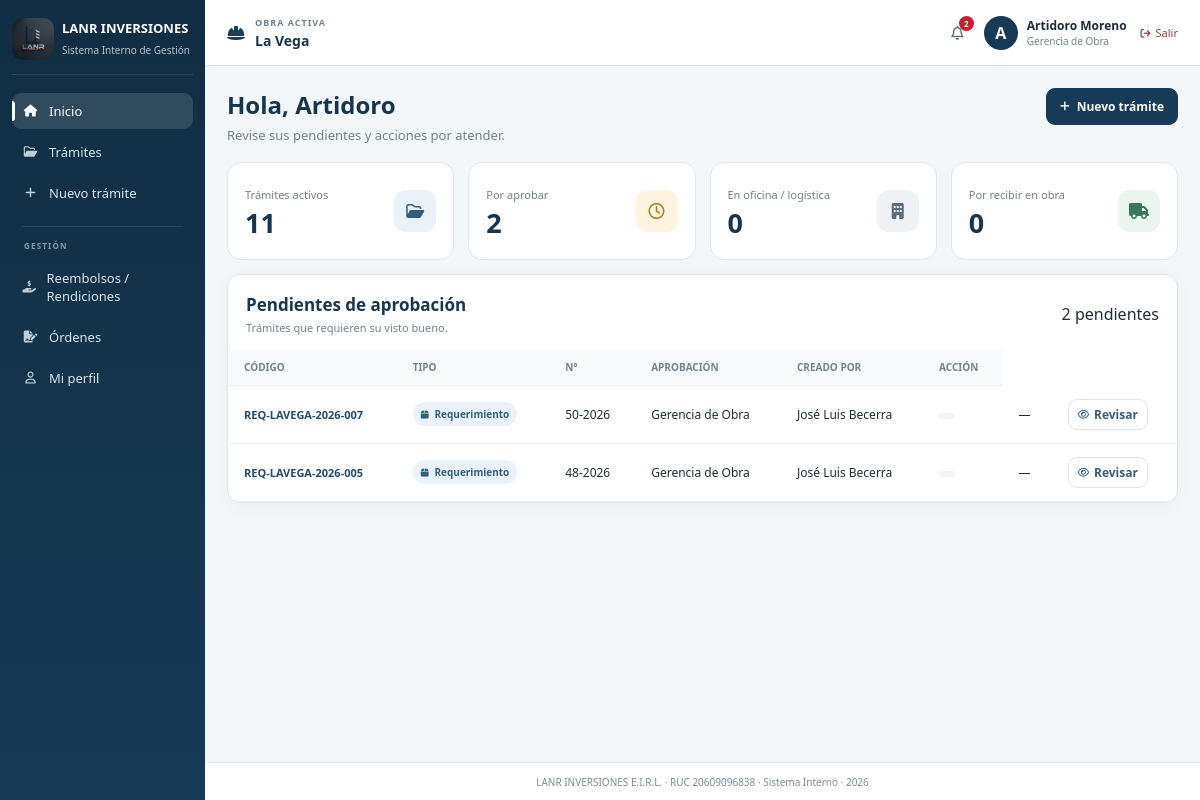
Page /home (signed in) on the committed database.
### tables this page shows
CREATE TABLE obras(
        id INTEGER PRIMARY KEY,
        nombre TEXT NOT NULL,
        codigo TEXT UNIQUE NOT NULL,
        proyecto TEXT,
        ubicacion TEXT,
        active INTEGER DEFAULT 1,
        created_at TEXT,
        updated_at TEXT
    );

CREATE TABLE users(
        id INTEGER PRIMARY KEY,
        full_name TEXT,
        username TEXT UNIQUE COLLATE NOCASE,
        password_hash TEXT,
        role TEXT,
        email TEXT,
        phone TEXT,
        profile_photo TEXT,
        must_change INTEGER DEFAULT 0,
        active INTEGER DEFAULT 1,
        created_at TEXT,
        updated_at TEXT,
        last_login TEXT
    );

CREATE TABLE approvals(
        id INTEGER PRIMARY KEY,
        tramite_id INTEGER,
        rol TEXT,
        usuario_id INTEGER,
        aprobado INTEGER DEFAULT 0,
        fecha TEXT
    );

CREATE TABLE tramites(
        id INTEGER PRIMARY KEY,
        obra_id INTEGER,
        tracking TEXT UNIQUE,
        tipo TEXT,
        subtipo TEXT,
        numero TEXT,
        fecha TEXT,
        proyecto TEXT,
        lugar TEXT,
        beneficiario TEXT,

        dni_ruc TEXT,
        modalidad_pago TEXT,
        responsable TEXT,
        tipo_comprobante TEXT,
        banco TEXT,
        nro_comprobante TEXT,
        cuenta_cci TEXT,
        abono REAL,
        observaciones TEXT,

        prioridad TEXT DEFAULT 'Normal',
        fecha_requerida TEXT,

        estado TEXT,
        formato TEXT,
        creador INTEGER,
        creado TEXT
    , celular TEXT, moneda TEXT DEFAULT 'PEN', fecha_limite_pago TEXT, amortizacion REAL DEFAULT 0, saldo_pendiente REAL DEFAULT 0);

### app.py (the view, shortened to what this page needs)
@app.route('/home')
@login_required
def home():
    u = user()
    c = db()
    username = u['username'].lower()
    role = u['role']
    obra = active_project()
    tramites_activos = c.execute(
        '''
        SELECT *
        FROM tramites
        WHERE obra_id=? AND estado!='Cerrado'
        ''',
        (obra['id'],)
    ).fetchall() if obra else []
    activos = sum(
        1 for t in tramites_activos if _can_user_view_tramite(c, t, u))
    roles_con_visto_bueno = ('Gerencia de Obra', 'Control y Planeamiento')
    aprobaciones_pendientes_count = 0
    if role in roles_con_visto_bueno:
        aprobaciones_pendientes_count = c.execute(
            '''
            SELECT COUNT(*) c
            FROM approvals a
            JOIN tramites t ON t.id = a.tramite_id
            WHERE a.usuario_id=?
            AND a.aprobado=0
            AND t.estado='Pendiente de aprobación'
            ''',
            (u['id'],)
        ).fetchone()['c']
    counts = {
        'activos': activos,
        'aprob': aprobaciones_pendientes_count,
        'oficina': c.execute(
            '''
            SELECT COUNT(*) c
            FROM tramites
            WHERE estado IN (
                'En oficina',
                'Cotización',
                'Comprado'
            )
            '''
        ).fetchone()['c'],
        'recibir': c.execute(
            '''
            SELECT COUNT(*) c
            FROM tramites
            WHERE estado='Enviado a obra'
            '''
        ).fetchone()['c']
    }
    pendientes_aprobacion = []
    if role in roles_con_visto_bueno:
        pendientes_aprobacion = c.execute(
            '''
            SELECT
                t.id,
                t.tracking,
                t.tipo,
                t.subtipo,
                t.numero,
                t.fecha,
                t.estado,
                creador.full_name AS creador_nombre,
                a.rol AS rol_aprobacion

            FROM approvals a

            JOIN tramites t
                ON t.id = a.tramite_id

            JOIN users creador
                ON creador.id = t.creador

            WHERE a.usuario_id = ?
            AND a.aprobado = 0
            AND t.estado = 'Pendiente de aprobación'

            ORDER BY t.id DESC
            ''',
            (u['id'],)
        ).fetchall()
    pendientes_logistica = []
    pendientes_envio = 0
    if role == 'Logística':
        pendientes_envio = sum(
            1
            for x in pendientes_logistica
            if x['pendiente_de'] == 'Guía y envío a obra'
        )
    pendientes_tesoreria = []
    reembolsos_tesoreria = []
    sp_tesoreria = []
    sp_pendientes_asignacion = []
    sp_pendientes_conformidad = []
    c.close()
    return render_template(
        'home.html',
        user=u,
        counts=counts,
        pendientes_aprobacion=pendientes_aprobacion,
        pendientes_logistica=pendientes_logistica,
        fecha_hoy=datetime.now().strftime('%Y-%m-%d'),
        pendientes_envio=pendientes_envio,
        pendientes_tesoreria=pendientes_tesoreria,
        reembolsos_tesoreria=reembolsos_tesoreria,
        sp_tesoreria=sp_tesoreria,
        sp_pendientes_asignacion=sp_pendientes_asignacion,
        sp_pendientes_conformidad=sp_pendientes_conformidad
    )

### templates/home.html (shortened to what this page needs)
{% extends 'base.html' %} {% block title %} Inicio | LANR {% endblock %} {%
block content %}
<div class="pagehead">
  <div>
    <h1>Hola, {{ user.full_name.split(' ')[0] }}</h1>
    <p>Revise sus pendientes y acciones por atender.</p>
  </div>
  {% if user.role in ['Gerencia de Obra', 'Control y Planeamiento', 'Administración', 'Logística', 'Tesorería', 'Contabilidad', 'Sistemas'] %}
  <a class="btn primary new-tramite-btn" href='{{ url_for("new_request") }}'>
    <i class="fa-solid fa-plus"></i>
    Nuevo trámite
  </a>
  {% endif %}
</div>
<div class="metrics">
  <div class="metric metric-blue">
    <div class="metric-info">
      <span>Trámites activos</span>
      <strong>{{ counts.activos }}</strong>
    </div>
    <div class="metric-icon">
      <i class="fa-regular fa-folder-open"></i>
    </div>
  </div>
  <div class="metric metric-yellow">
    <div class="metric-info">
      <span>Por aprobar</span>
      <strong>{{ counts.aprob }}</strong>
    </div>
    <div class="metric-icon">
      <i class="fa-regular fa-clock"></i>
    </div>
  </div>
  <div class="metric metric-office">
    <div class="metric-info">
      {% if user.role == 'Logística' %}
      <span>En gestión logística</span>
      <strong>{{ pendientes_logistica|length }}</strong>
      {% elif user.role == 'Tesorería' %}
      <span>Pagos REQ pendientes</span>
      <strong>{{ pendientes_tesoreria|length }}</strong>
      {% elif user.role == 'Administración' %}
      <span>SP por revisar</span>
      <strong>{{ sp_pendientes_asignacion|length }}</strong>
      {% else %}
      <span>En oficina / logística</span>
      <strong>{{ counts.oficina }}</strong>
      {% endif %}
    </div>
    <div class="metric-icon">
      <i class="fa-solid fa-building"></i>
    </div>
  </div>
  <div class="metric metric-green">
    <div class="metric-info">
      {% if user.role == 'Logística' %}
      <span>Pendientes de envío</span>
      <strong>{{ pendientes_envio }}</strong>
      {% elif user.role == 'Tesorería' %}
      <span>SP asignadas</span>
      <strong>{{ sp_tesoreria|length }}</strong>
      {% elif user.role == 'Gerencia General' %}
      <span>Conformidades pendientes</span>
      <strong>{{ sp_pendientes_conformidad|length }}</strong>
      {% else %}
      <span>Por recibir en obra</span>
      <strong>{{ counts.recibir }}</strong>
      {% endif %}
    </div>
    <div class="metric-icon">
      <i class="fa-solid fa-truck"></i>
    </div>
  </div>
</div>
{% if pendientes_aprobacion %}
<div class="card recent-card" id="pendientes-aprobacion">
  <div class="card-title-row">
    <div>
      <h3>Pendientes de aprobación</h3>
      <p>Trámites que requieren su visto bueno.</p>
    </div>
    {% if pendientes_aprobacion %}
    <span class="pending-count">
      {{ pendientes_aprobacion|length }} pendiente{% if
      pendientes_aprobacion|length != 1 %}s{% endif %}
    </span>
    {% endif %}
  </div>
  {% if pendientes_aprobacion %}
  <div class="tablewrap">
    <table class="recent-table">
      <thead>
        <tr>
          <th>Código</th>
          <th>Tipo</th>
          <th>N°</th>
          <th>Aprobación</th>
          <th>Creado por</th>
          <th>Acción</th>
        </tr>
      </thead>
      <tbody>
        {% for t in pendientes_aprobacion %}
        <tr>
          <td>
            <strong class="tracking-code">{{ t.tracking }}</strong>
          </td>
          <td>
            {% if t.tipo == 'REQ' %}
            <span class="type-pill req">
              <i class="fa-solid fa-box"></i>
              Requerimiento
            </span>
            {% endif %}
          </td>
          <td>{{ t.numero }}</td>
          <td>{{ t.rol_aprobacion }}</td>
          <td>{{ t.creador_nombre }}</td>
          <td><span class="req-priority-badge {{ 'urgent' if t.prioridad_maxima == 'Urgente' else ('priority' if t.prioridad_maxima == 'Prioritario' else 'normal') }}">{{ t.prioridad_maxima }}</span></td>
          <td>{% if t.fecha_requerida_min %}<span class="req-required-date {% if t.fecha_requerida_min < fecha_hoy %}overdue{% endif %}">{{ t.fecha_requerida_min }}</span>{% else %}—{% endif %}</td>
          <td>
            <a
              class="btn small action-view"
              href="{{ url_for('request_detail', tid=t.id) }}"
            >
              <i class="fa-regular fa-eye"></i>
              Revisar
            </a>
          </td>
        </tr>
        {% endfor %}
      </tbody>
    </table>
  </div>
  {% endif %}
</div>
{% endif %}
{% set tiene_pendientes =
    (pendientes_aprobacion|length > 0)
    or (user.role == 'Logística' and pendientes_logistica|length > 0)
    or (user.role == 'Tesorería' and (pendientes_tesoreria|length > 0 or sp_tesoreria|length > 0 or reembolsos_tesoreria|length > 0))
    or (user.role == 'Administración' and sp_pendientes_asignacion|length > 0)
    or (user.role == 'Gerencia General' and sp_pendientes_conformidad|length > 0)
%}
{% endblock %}

### templates/base.html (shortened to what this page needs)
<!doctype html>
<html lang="es">
  <head>
    <link
      rel="stylesheet"
      href='{{ url_for("static", filename="css/styles.css") }}'
    />
    <link
      rel="stylesheet"
      href="https://cdnjs.cloudflare.com/ajax/libs/font-awesome/6.5.2/css/all.min.css"
    />
  </head>
  <body class="{% block body_class %}{% endblock %}">
    {% if user %}
    <div class="app">
      <aside class="sidebar" id="sidebar">
        <div class="brand">
          <img
            src='{{ url_for("static", filename="logo-lanr.jpeg") }}'
            alt="LANR Inversiones"
          />
          <div>
            <strong>LANR INVERSIONES</strong>
            <span>Sistema Interno de Gestión</span>
          </div>
        </div>
        <nav>
          <a
            href='{{ url_for("home") }}'
            class="{% if request.endpoint == 'home' %}active{% endif %}"
          >
            <i class="fa-solid fa-house"></i>
            <span>Inicio</span>
          </a>
          <a
            href='{{ url_for("requests") }}'
            class="{% if request.endpoint in ['requests', 'request_detail'] %}active{% endif %}"
          >
            <i class="fa-regular fa-folder-open"></i>
            <span>Trámites</span>
          </a>
          {% if user.role in ['Gerencia de Obra', 'Control y Planeamiento', 'Administración', 'Logística', 'Tesorería', 'Contabilidad', 'Sistemas'] %}
          <a
            href='{{ url_for("new_request") }}'
            class="{% if request.endpoint in ['new_request', 'new_requirement', 'new_payment_request', 'create_requirement', 'create_payment_request'] %}active{% endif %}"
          >
            <i class="fa-solid fa-plus"></i>
            <span>Nuevo trámite</span>
          </a>
          {% endif %}
          <div class="nav-divider"></div>
          <span class="nav-section">GESTIÓN</span>
          <a href='{{ url_for("reimbursements") }}' class="{% if request.endpoint in ['reimbursements','new_reimbursement'] %}active{% endif %}">
            <i class="fa-solid fa-hand-holding-dollar"></i><span>Reembolsos / Rendiciones</span>
          </a>
          <a href='{{ url_for("orders") }}' class="{% if request.endpoint in ['orders','new_order'] %}active{% endif %}">
            <i class="fa-solid fa-file-signature"></i><span>Órdenes</span>
          </a>
          <a
            href='{{ url_for("profile") }}'
            class="{% if request.endpoint == 'profile' %}active{% endif %}"
          >
            <i class="fa-regular fa-user"></i>
            <span>Mi perfil</span>
          </a>
        </nav>
      </aside>
      <main>
        <header>
          <div class="work project-selector">
            {% if active_project %} {% if available_projects|length > 1 %}
            <div class="project-selector-main">
              <i class="fa-solid fa-helmet-safety"></i>
              <div>
                <span class="project-selector-label"> OBRA ACTIVA </span>
                <select
                  class="project-select"
                  onchange="
                    if (this.value) {
                      document
                        .getElementById('project-form-' + this.value)
                        .submit();
                    }
                  "
                  aria-label="Seleccionar obra"
                >
                  {% for project in available_projects %}
                  <option
                    value="{{ project.id }}"
                    {% if project.id == active_project.id %}selected{% endif %}
                  >
                    {{ project.nombre }}
                  </option>
                  {% endfor %}
                </select>
              </div>
            </div>
            {% for project in available_projects %}
            <form
              id="project-form-{{ project.id }}"
              method="post"
              action="{{ url_for('select_project', obra_id=project.id) }}"
              class="project-hidden-form"
            ></form>
            {% endfor %} {% else %}
            <div class="project-selector-main">
              <i class="fa-solid fa-helmet-safety"></i>
              <div>
                <span class="project-selector-label"> OBRA ACTIVA </span>
                <strong class="project-single-name">
                  {{ active_project.nombre }}
                </strong>
              </div>
            </div>
            {% endif %} {% endif %}
          </div>
          <div class="who">
            <div class="notification-wrapper">
              <button
                type="button"
                class="notification-button"
                title="Notificaciones"
                onclick="toggleNotifications()"
              >
                <i class="fa-regular fa-bell"></i>
                {% if notificaciones_no_leidas > 0 %}
                <span class="notification-count">
                  {{ notificaciones_no_leidas }}
                </span>
                {% endif %}
              </button>
            </div>
            <div class="avatar">
              {% if user.profile_photo %}
              <img
                src="{{ url_for(
      'static',
      filename='profile_photos/' ~ user.profile_photo
    ) }}"
                alt="Foto de {{ user.full_name }}"
              />
              {% else %}
              <span> {{ user.full_name[0]|upper }} </span>
              {% endif %}
            </div>
            <div class="user-data">
              <strong>{{ user.full_name }}</strong>
              <small>{{ user.role }}</small>
            </div>
            <a
              href='{{ url_for("logout") }}'
              class="logout-link"
              title="Cerrar sesión"
            >
              <i class="fa-solid fa-arrow-right-from-bracket"></i>
              <span>Salir</span>
            </a>
          </div>
        </header>
        <section class="content">
           {% block content %} {% endblock %}
        </section>
        <footer>
          LANR INVERSIONES E.I.R.L. · RUC 20609096838 · Sistema Interno · 2026
        </footer>
      </main>
    </div>
    {% else %} {% block guest %} {% endblock %} {% endif %}
  </body>
</html>

### rows in the picture
obras: nombre "La Vega"
users: full_name "A", full_name "Artidoro Moreno", role "Gerencia de Obra", full_name "Artidoro"
approvals: tracking "REQ-LAVEGA-2026-007", numero "50-2026", rol_aprobacion "Gerencia de Obra", creador_nombre "José Luis Becerra"
approvals: tracking "REQ-LAVEGA-2026-005", numero "48-2026", rol_aprobacion "Gerencia de Obra", creador_nombre "José Luis Becerra"

### other values in the picture
{{ notificaciones_no_leidas }} "2"
{{ counts.activos }} "11"
{{ counts.aprob }} "2"
{{ counts.oficina }} "0"
{{ counts.recibir }} "0"
{{ pendientes_aprobacion|length }} "2"
